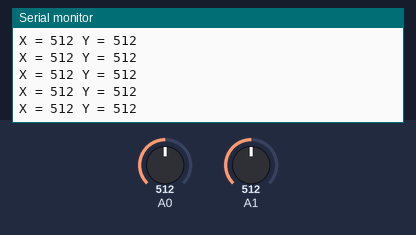
Recording of a sketch running on a simulated Arduino Uno, built with avr-gcc and run on an emulated ATmega328P. Parts: the last lines printed to the serial monitor. The test bench sets the inputs (shaded band); at power-on: A0 = 512, A1 = 512.

Above: at 1.2 s.
1.3 s: A0 set to 993
At 1.8 s:
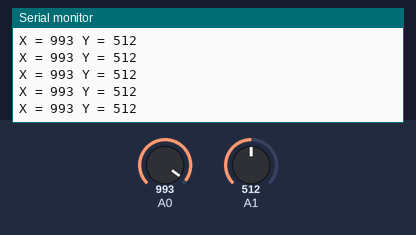
4.3 s: A0 set to 1016
At 5.3 s:
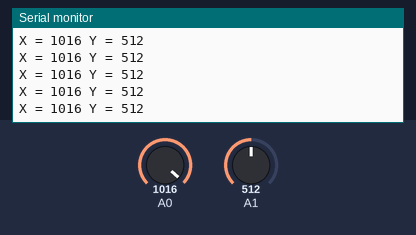
10.3 s: A1 set to 992
At 10.8 s:
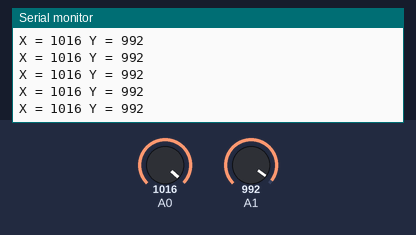
11.8 s: A1 set to 1008
At 12.6 s:
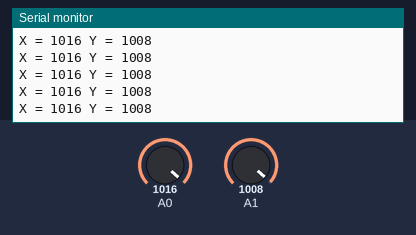
Timing chart, 0 to 14.8 s (numbered marks = the images above; inputs shaded):
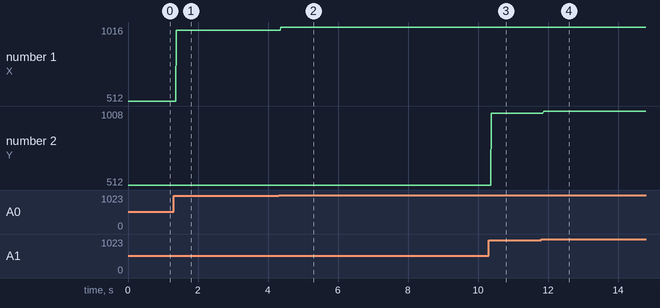

The sketch:

joy.ino
```cpp
void setup(){
 Serial.begin(9600);
}
void loop(){
  int X = analogRead(A0);
  int Y = analogRead(A1);

  Serial.print("X = ");
  Serial.print(X);
  Serial.print(" Y = ");
  Serial.println(Y);
  delay(3);

}
```

Measured:
- after the input at 1.3 s, the serial monitor: prints a new line after 0.08 s (image 1)
- after the input at 4.3 s, the serial monitor: prints a new line after 0.07 s (image 2)
- after the input at 10.3 s, the serial monitor: prints a new line after 0.08 s (image 3)
- after the input at 11.8 s, the serial monitor: prints a new line after 0.07 s (image 4)
- plotted number 1: 512 → 993 after the input at 1.3 s, 993 → 1016 after the input at 4.3 s
- plotted number 2: 512 → 992 after the input at 10.3 s, 992 → 1008 after the input at 11.8 s
